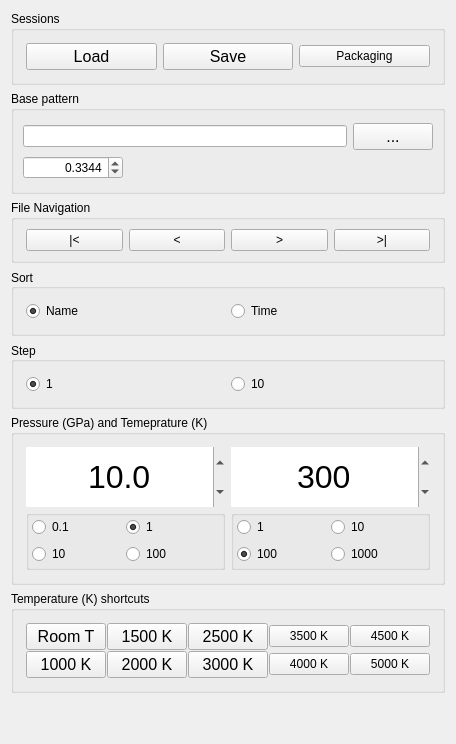
      <widget class="QWidget" name="tab_Main">
       <attribute name="title">
        <string>Main</string>
       </attribute>
       <layout class="QVBoxLayout" name="verticalLayout">
        <item>
         <widget class="QGroupBox" name="groupBox_2">
          <property name="sizePolicy">
           <sizepolicy hsizetype="Preferred" vsizetype="Fixed">
            <horstretch>0</horstretch>
            <verstretch>0</verstretch>
           </sizepolicy>
          </property>
          <property name="title">
           <string>Sessions</string>
          </property>
          <property name="flat">
           <bool>true</bool>
          </property>
          <layout class="QHBoxLayout" name="horizontalLayout_2">
           <property name="leftMargin">
            <number>12</number>
           </property>
           <property name="topMargin">
            <number>12</number>
           </property>
           <property name="rightMargin">
            <number>12</number>
           </property>
           <property name="bottomMargin">
            <number>12</number>
           </property>
           <item>
            <widget class="QPushButton" name="pushButton_LoadSession">
             <property name="sizePolicy">
              <sizepolicy hsizetype="Minimum" vsizetype="Fixed">
               <horstretch>0</horstretch>
               <verstretch>0</verstretch>
              </sizepolicy>
             </property>
             <property name="font">
              <font>
               <family>Helvetica</family>
               <pointsize>12</pointsize>
               <weight>50</weight>
               <italic>false</italic>
               <bold>false</bold>
              </font>
             </property>
             <property name="text">
              <string>Load</string>
             </property>
            </widget>
           </item>
           <item>
            <widget class="QPushButton" name="pushButton_SaveSession">
             <property name="sizePolicy">
              <sizepolicy hsizetype="Minimum" vsizetype="Fixed">
               <horstretch>0</horstretch>
               <verstretch>0</verstretch>
              </sizepolicy>
             </property>
             <property name="font">
              <font>
               <family>Helvetica</family>
               <pointsize>12</pointsize>
               <weight>50</weight>
               <italic>false</italic>
               <bold>false</bold>
              </font>
             </property>
             <property name="text">
              <string>Save</string>
             </property>
            </widget>
           </item>
           <item>
            <widget class="QPushButton" name="pushButton_ZipSession">
             <property name="sizePolicy">
              <sizepolicy hsizetype="Minimum" vsizetype="Fixed">
               <horstretch>0</horstretch>
               <verstretch>0</verstretch>
              </sizepolicy>
             </property>
             <property name="text">
              <string>Packaging</string>
             </property>
            </widget>
           </item>
          </layout>
         </widget>
        </item>
        <item>
         <widget class="QGroupBox" name="groupBox_4">
          <property name="sizePolicy">
           <sizepolicy hsizetype="Preferred" vsizetype="Fixed">
            <horstretch>0</horstretch>
            <verstretch>0</verstretch>
           </sizepolicy>
          </property>
          <property name="minimumSize">
           <size>
            <width>0</width>
            <height>0</height>
           </size>
          </property>
          <property name="maximumSize">
           <size>
            <width>16777215</width>
            <height>16777215</height>
           </size>
          </property>
          <property name="baseSize">
           <size>
            <width>250</width>
            <height>0</height>
           </size>
          </property>
          <property name="title">
           <string>Base pattern</string>
          </property>
          <property name="flat">
           <bool>true</bool>
          </property>
          <layout class="QGridLayout" name="gridLayout_15">
           <property name="topMargin">
            <number>12</number>
           </property>
           <property name="bottomMargin">
            <number>12</number>
           </property>
           <item row="0" column="0">
            <widget class="QLineEdit" name="lineEdit_DiffractionPatternFileName">
             <property name="cursorPosition">
              <number>0</number>
             </property>
             <property name="clearButtonEnabled">
              <bool>false</bool>
             </property>
            </widget>
           </item>
           <item row="0" column="1">
            <widget class="QPushButton" name="pushButton_NewBasePtn">
             <property name="sizePolicy">
              <sizepolicy hsizetype="Minimum" vsizetype="Fixed">
               <horstretch>0</horstretch>
               <verstretch>0</verstretch>
              </sizepolicy>
             </property>
             <property name="minimumSize">
              <size>
               <width>10</width>
               <height>0</height>
              </size>
             </property>
             <property name="maximumSize">
              <size>
               <width>16777215</width>
               <height>16777215</height>
              </size>
             </property>
             <property name="baseSize">
              <size>
               <width>200</width>
               <height>0</height>
              </size>
             </property>
             <property name="font">
              <font>
               <family>Helvetica</family>
               <pointsize>12</pointsize>
               <weight>50</weight>
               <italic>false</italic>
               <bold>false</bold>
              </font>
             </property>
             <property name="toolTip">
              <string extracomment="Select base diffraction pattern"/>
             </property>
             <property name="whatsThis">
              <string/>
             </property>
             <property name="text">
              <string>...</string>
             </property>
            </widget>
           </item>
           <item row="1" column="0">
            <widget class="QDoubleSpinBox" name="doubleSpinBox_SetWavelength">
             <property name="sizePolicy">
              <sizepolicy hsizetype="Fixed" vsizetype="Fixed">
               <horstretch>0</horstretch>
               <verstretch>0</verstretch>
              </sizepolicy>
             </property>
             <property name="minimumSize">
              <size>
               <width>100</width>
               <height>0</height>
              </size>
             </property>
             <property name="focusPolicy">
              <enum>Qt::StrongFocus</enum>
             </property>
             <property name="layoutDirection">
              <enum>Qt::LeftToRight</enum>
             </property>
             <property name="alignment">
              <set>Qt::AlignRight|Qt::AlignTrailing|Qt::AlignVCenter</set>
             </property>
             <property name="decimals">
              <number>4</number>
             </property>
             <property name="singleStep">
              <double>0.000100000000000</double>
             </property>
             <property name="value">
              <double>0.334400000000000</double>
             </property>
            </widget>
           </item>
          </layout>
         </widget>
        </item>
        <item>
         <widget class="QGroupBox" name="groupBox_24">
          <property name="sizePolicy">
           <sizepolicy hsizetype="Preferred" vsizetype="Fixed">
            <horstretch>0</horstretch>
            <verstretch>0</verstretch>
           </sizepolicy>
          </property>
          <property name="title">
           <string>File Navigation</string>
          </property>
          <property name="flat">
           <bool>true</bool>
          </property>
          <layout class="QGridLayout" name="gridLayout_4">
           <property name="leftMargin">
            <number>12</number>
           </property>
           <property name="rightMargin">
            <number>12</number>
           </property>
           <item row="0" column="0">
            <widget class="QPushButton" name="pushButton_FirstBasePtn">
             <property name="sizePolicy">
              <sizepolicy hsizetype="Preferred" vsizetype="Fixed">
               <horstretch>0</horstretch>
               <verstretch>0</verstretch>
              </sizepolicy>
             </property>
             <property name="minimumSize">
              <size>
               <width>0</width>
               <height>0</height>
              </size>
             </property>
             <property name="maximumSize">
              <size>
               <width>1000000</width>
               <height>16777215</height>
              </size>
             </property>
             <property name="text">
              <string>|&lt;</string>
             </property>
            </widget>
           </item>
           <item row="0" column="1">
            <widget class="QPushButton" name="pushButton_PrevBasePtn">
             <property name="sizePolicy">
              <sizepolicy hsizetype="Preferred" vsizetype="Fixed">
               <horstretch>0</horstretch>
               <verstretch>0</verstretch>
              </sizepolicy>
             </property>
             <property name="minimumSize">
              <size>
               <width>0</width>
               <height>0</height>
              </size>
             </property>
             <property name="maximumSize">
              <size>
               <width>100000</width>
               <height>100000</height>
              </size>
             </property>
             <property name="text">
              <string>&lt;</string>
             </property>
            </widget>
           </item>
           <item row="0" column="2">
            <widget class="QPushButton" name="pushButton_NextBasePtn">
             <property name="sizePolicy">
              <sizepolicy hsizetype="Preferred" vsizetype="Fixed">
               <horstretch>0</horstretch>
               <verstretch>0</verstretch>
              </sizepolicy>
             </property>
             <property name="minimumSize">
              <size>
               <width>0</width>
               <height>0</height>
              </size>
             </property>
             <property name="maximumSize">
              <size>
               <width>100000</width>
               <height>100000</height>
              </size>
             </property>
             <property name="text">
              <string>&gt;</string>
             </property>
            </widget>
           </item>
           <item row="0" column="3">
            <widget class="QPushButton" name="pushButton_LastBasePtn">
             <property name="sizePolicy">
              <sizepolicy hsizetype="Preferred" vsizetype="Fixed">
               <horstretch>0</horstretch>
               <verstretch>0</verstretch>
              </sizepolicy>
             </property>
             <property name="minimumSize">
              <size>
               <width>0</width>
               <height>0</height>
              </size>
             </property>
             <property name="maximumSize">
              <size>
               <width>1000000</width>
               <height>16777215</height>
              </size>
             </property>
             <property name="text">
              <string>&gt;|</string>
             </property>
            </widget>
           </item>
          </layout>
         </widget>
        </item>
        <item>
         <widget class="QGroupBox" name="groupBox_23">
          <property name="sizePolicy">
           <sizepolicy hsizetype="Preferred" vsizetype="Fixed">
            <horstretch>0</horstretch>
            <verstretch>0</verstretch>
           </sizepolicy>
          </property>
          <property name="minimumSize">
           <size>
            <width>0</width>
            <height>0</height>
           </size>
          </property>
          <property name="layoutDirection">
           <enum>Qt::LeftToRight</enum>
          </property>
          <property name="title">
           <string>Sort</string>
          </property>
          <property name="alignment">
           <set>Qt::AlignLeading|Qt::AlignLeft|Qt::AlignVCenter</set>
          </property>
          <property name="flat">
           <bool>true</bool>
          </property>
          <layout class="QHBoxLayout" name="horizontalLayout_6">
           <property name="spacing">
            <number>-1</number>
           </property>
           <property name="leftMargin">
            <number>12</number>
           </property>
           <property name="topMargin">
            <number>12</number>
           </property>
           <property name="rightMargin">
            <number>12</number>
           </property>
           <property name="bottomMargin">
            <number>12</number>
           </property>
           <item>
            <widget class="QRadioButton" name="radioButton_SortbyNme">
             <property name="maximumSize">
              <size>
               <width>16777215</width>
               <height>16777215</height>
              </size>
             </property>
             <property name="text">
              <string>Name</string>
             </property>
             <property name="checked">
              <bool>true</bool>
             </property>
            </widget>
           </item>
           <item>
            <widget class="QRadioButton" name="radioButton_SortbyTime">
             <property name="sizePolicy">
              <sizepolicy hsizetype="Minimum" vsizetype="Fixed">
               <horstretch>0</horstretch>
               <verstretch>0</verstretch>
              </sizepolicy>
             </property>
             <property name="maximumSize">
              <size>
               <width>16777215</width>
               <height>16777215</height>
              </size>
             </property>
             <property name="text">
              <string>Time</string>
             </property>
            </widget>
           </item>
          </layout>
         </widget>
        </item>
        <item>
         <widget class="QGroupBox" name="groupBox_14">
          <property name="sizePolicy">
           <sizepolicy hsizetype="Preferred" vsizetype="Fixed">
            <horstretch>0</horstretch>
            <verstretch>0</verstretch>
           </sizepolicy>
          </property>
          <property name="minimumSize">
           <size>
            <width>0</width>
            <height>0</height>
           </size>
          </property>
          <property name="title">
           <string>Step</string>
          </property>
          <property name="alignment">
           <set>Qt::AlignLeading|Qt::AlignLeft|Qt::AlignVCenter</set>
          </property>
          <property name="flat">
           <bool>true</bool>
          </property>
          <layout class="QHBoxLayout" name="horizontalLayout_5">
           <property name="spacing">
            <number>-1</number>
           </property>
           <property name="leftMargin">
            <number>12</number>
           </property>
           <property name="topMargin">
            <number>12</number>
           </property>
           <property name="rightMargin">
            <number>12</number>
           </property>
           <property name="bottomMargin">
            <number>12</number>
           </property>
           <item>
            <widget class="QRadioButton" name="radioButton_FileStep1">
             <property name="sizePolicy">
              <sizepolicy hsizetype="Minimum" vsizetype="Fixed">
               <horstretch>0</horstretch>
               <verstretch>0</verstretch>
              </sizepolicy>
             </property>
             <property name="text">
              <string>1</string>
             </property>
             <property name="checked">
              <bool>true</bool>
             </property>
            </widget>
           </item>
           <item>
            <widget class="QRadioButton" name="radioButton_FileStep10">
             <property name="sizePolicy">
              <sizepolicy hsizetype="Minimum" vsizetype="Fixed">
               <horstretch>0</horstretch>
               <verstretch>0</verstretch>
              </sizepolicy>
             </property>
             <property name="text">
              <string>10</string>
             </property>
            </widget>
           </item>
          </layout>
         </widget>
        </item>
        <item>
         <widget class="QGroupBox" name="groupBox">
          <property name="sizePolicy">
           <sizepolicy hsizetype="Preferred" vsizetype="Fixed">
            <horstretch>0</horstretch>
            <verstretch>0</verstretch>
           </sizepolicy>
          </property>
          <property name="autoFillBackground">
           <bool>false</bool>
          </property>
          <property name="title">
           <string>Pressure (GPa) and Temeprature (K)</string>
          </property>
          <property name="flat">
           <bool>true</bool>
          </property>
          <layout class="QGridLayout" name="gridLayout_10">
           <property name="leftMargin">
            <number>12</number>
           </property>
           <property name="topMargin">
            <number>12</number>
           </property>
           <property name="rightMargin">
            <number>12</number>
           </property>
           <property name="bottomMargin">
            <number>12</number>
           </property>
           <property name="horizontalSpacing">
            <number>-1</number>
           </property>
           <property name="verticalSpacing">
            <number>3</number>
           </property>
           <item row="1" column="0">
            <widget class="QDoubleSpinBox" name="doubleSpinBox_Pressure">
             <property name="sizePolicy">
              <sizepolicy hsizetype="Minimum" vsizetype="Fixed">
               <horstretch>0</horstretch>
               <verstretch>0</verstretch>
              </sizepolicy>
             </property>
             <property name="minimumSize">
              <size>
               <width>0</width>
               <height>60</height>
              </size>
             </property>
             <property name="sizeIncrement">
              <size>
               <width>0</width>
               <height>0</height>
              </size>
             </property>
             <property name="baseSize">
              <size>
               <width>0</width>
               <height>0</height>
              </size>
             </property>
             <property name="font">
              <font>
               <family>Helvetica</family>
               <pointsize>24</pointsize>
               <weight>9</weight>
               <italic>false</italic>
               <bold>false</bold>
              </font>
             </property>
             <property name="focusPolicy">
              <enum>Qt::StrongFocus</enum>
             </property>
             <property name="styleSheet">
              <string notr="true">font: 75 24pt &quot;Helvetica&quot;;</string>
             </property>
             <property name="frame">
              <bool>false</bool>
             </property>
             <property name="alignment">
              <set>Qt::AlignCenter</set>
             </property>
             <property name="buttonSymbols">
              <enum>QAbstractSpinBox::UpDownArrows</enum>
             </property>
             <property name="decimals">
              <number>1</number>
             </property>
             <property name="maximum">
              <double>1000.000000000000000</double>
             </property>
             <property name="value">
              <double>10.000000000000000</double>
             </property>
            </widget>
           </item>
           <item row="1" column="1">
            <widget class="QDoubleSpinBox" name="doubleSpinBox_Temperature">
             <property name="sizePolicy">
              <sizepolicy hsizetype="Minimum" vsizetype="Fixed">
               <horstretch>0</horstretch>
               <verstretch>0</verstretch>
              </sizepolicy>
             </property>
             <property name="minimumSize">
              <size>
               <width>0</width>
               <height>60</height>
              </size>
             </property>
             <property name="baseSize">
              <size>
               <width>0</width>
               <height>50</height>
              </size>
             </property>
             <property name="font">
              <font>
               <family>Helvetica</family>
               <pointsize>24</pointsize>
               <weight>9</weight>
               <italic>false</italic>
               <bold>false</bold>
              </font>
             </property>
             <property name="focusPolicy">
              <enum>Qt::StrongFocus</enum>
             </property>
             <property name="layoutDirection">
              <enum>Qt::LeftToRight</enum>
             </property>
             <property name="autoFillBackground">
              <bool>false</bool>
             </property>
             <property name="styleSheet">
              <string notr="true">font: 75 24pt &quot;Helvetica&quot;;</string>
             </property>
             <property name="frame">
              <bool>false</bool>
             </property>
             <property name="alignment">
              <set>Qt::AlignCenter</set>
             </property>
             <property name="buttonSymbols">
              <enum>QAbstractSpinBox::UpDownArrows</enum>
             </property>
             <property name="decimals">
              <number>0</number>
             </property>
             <property name="maximum">
              <double>10000.000000000000000</double>
             </property>
             <property name="singleStep">
              <double>100.000000000000000</double>
             </property>
             <property name="value">
              <double>300.000000000000000</double>
             </property>
            </widget>
           </item>
           <item row="2" column="0">
            <widget class="QGroupBox" name="groupBox_16">
             <property name="sizePolicy">
              <sizepolicy hsizetype="Preferred" vsizetype="Minimum">
               <horstretch>0</horstretch>
               <verstretch>0</verstretch>
              </sizepolicy>
             </property>
             <property name="minimumSize">
              <size>
               <width>0</width>
               <height>60</height>
              </size>
             </property>
             <property name="title">
              <string/>
             </property>
             <layout class="QGridLayout" name="gridLayout_9">
              <property name="leftMargin">
               <number>3</number>
              </property>
              <property name="topMargin">
               <number>0</number>
              </property>
              <property name="rightMargin">
               <number>3</number>
              </property>
              <property name="bottomMargin">
               <number>0</number>
              </property>
              <property name="horizontalSpacing">
               <number>1</number>
              </property>
              <property name="verticalSpacing">
               <number>-1</number>
              </property>
              <item row="1" column="0">
               <widget class="QRadioButton" name="radioButton_P10">
                <property name="text">
                 <string>10</string>
                </property>
               </widget>
              </item>
              <item row="1" column="1">
               <widget class="QRadioButton" name="radioButton_P100">
                <property name="text">
                 <string>100</string>
                </property>
               </widget>
              </item>
              <item row="0" column="0">
               <widget class="QRadioButton" name="radioButton_P01">
                <property name="text">
                 <string>0.1</string>
                </property>
               </widget>
              </item>
              <item row="0" column="1">
               <widget class="QRadioButton" name="radioButton_P1">
                <property name="text">
                 <string>1</string>
                </property>
                <property name="checked">
                 <bool>true</bool>
                </property>
               </widget>
              </item>
             </layout>
            </widget>
           </item>
           <item row="2" column="1">
            <widget class="QGroupBox" name="groupBox_17">
             <property name="sizePolicy">
              <sizepolicy hsizetype="Preferred" vsizetype="Minimum">
               <horstretch>0</horstretch>
               <verstretch>0</verstretch>
              </sizepolicy>
             </property>
             <property name="minimumSize">
              <size>
               <width>0</width>
               <height>60</height>
              </size>
             </property>
             <property name="title">
              <string/>
             </property>
             <layout class="QGridLayout" name="gridLayout_7">
              <property name="leftMargin">
               <number>3</number>
              </property>
              <property name="topMargin">
               <number>0</number>
              </property>
              <property name="rightMargin">
               <number>3</number>
              </property>
              <property name="bottomMargin">
               <number>0</number>
              </property>
              <property name="horizontalSpacing">
               <number>1</number>
              </property>
              <item row="0" column="0">
               <widget class="QRadioButton" name="radioButton_T1">
                <property name="text">
                 <string>1</string>
                </property>
               </widget>
              </item>
              <item row="0" column="1">
               <widget class="QRadioButton" name="radioButton_T10">
                <property name="text">
                 <string>10</string>
                </property>
               </widget>
              </item>
              <item row="1" column="0">
               <widget class="QRadioButton" name="radioButton_T100">
                <property name="text">
                 <string>100</string>
                </property>
                <property name="checked">
                 <bool>true</bool>
                </property>
               </widget>
              </item>
              <item row="1" column="1">
               <widget class="QRadioButton" name="radioButton_T1000">
                <property name="text">
                 <string>1000</string>
                </property>
               </widget>
              </item>
             </layout>
            </widget>
           </item>
          </layout>
         </widget>
        </item>
        <item>
         <widget class="QGroupBox" name="groupBox_11">
          <property name="sizePolicy">
           <sizepolicy hsizetype="Preferred" vsizetype="Fixed">
            <horstretch>0</horstretch>
            <verstretch>0</verstretch>
           </sizepolicy>
          </property>
          <property name="title">
           <string>Temperature (K) shortcuts</string>
          </property>
          <property name="flat">
           <bool>true</bool>
          </property>
          <layout class="QGridLayout" name="gridLayout_6">
           <property name="leftMargin">
            <number>12</number>
           </property>
           <property name="topMargin">
            <number>12</number>
           </property>
           <property name="rightMargin">
            <number>12</number>
           </property>
           <property name="bottomMargin">
            <number>12</number>
           </property>
           <property name="spacing">
            <number>1</number>
           </property>
           <item row="0" column="0">
            <widget class="QPushButton" name="pushButton_RoomT">
             <property name="sizePolicy">
              <sizepolicy hsizetype="Preferred" vsizetype="Fixed">
               <horstretch>0</horstretch>
               <verstretch>0</verstretch>
              </sizepolicy>
             </property>
             <property name="minimumSize">
              <size>
               <width>60</width>
               <height>0</height>
              </size>
             </property>
             <property name="font">
              <font>
               <family>Helvetica</family>
               <pointsize>12</pointsize>
               <weight>50</weight>
               <italic>false</italic>
               <bold>false</bold>
              </font>
             </property>
             <property name="text">
              <string>Room T</string>
             </property>
            </widget>
           </item>
           <item row="1" column="0">
            <widget class="QPushButton" name="pushButton_1000K">
             <property name="sizePolicy">
              <sizepolicy hsizetype="Preferred" vsizetype="Fixed">
               <horstretch>0</horstretch>
               <verstretch>0</verstretch>
              </sizepolicy>
             </property>
             <property name="minimumSize">
              <size>
               <width>0</width>
               <height>0</height>
              </size>
             </property>
             <property name="font">
              <font>
               <family>Helvetica</family>
               <pointsize>12</pointsize>
               <weight>50</weight>
               <italic>false</italic>
               <bold>false</bold>
              </font>
             </property>
             <property name="text">
              <string>1000 K</string>
             </property>
            </widget>
           </item>
           <item row="0" column="3">
            <widget class="QPushButton" name="pushButton_3500K">
             <property name="text">
              <string>3500 K</string>
             </property>
            </widget>
           </item>
           <item row="1" column="3">
            <widget class="QPushButton" name="pushButton_4000K">
             <property name="text">
              <string>4000 K</string>
             </property>
            </widget>
           </item>
           <item row="0" column="1">
            <widget class="QPushButton" name="pushButton_1500K">
             <property name="sizePolicy">
              <sizepolicy hsizetype="Preferred" vsizetype="Fixed">
               <horstretch>0</horstretch>
               <verstretch>0</verstretch>
              </sizepolicy>
             </property>
             <property name="minimumSize">
              <size>
               <width>0</width>
               <height>0</height>
              </size>
             </property>
             <property name="font">
              <font>
               <family>Helvetica</family>
               <pointsize>12</pointsize>
               <weight>50</weight>
               <italic>false</italic>
               <bold>false</bold>
              </font>
             </property>
             <property name="text">
              <string>1500 K</string>
             </property>
            </widget>
           </item>
           <item row="1" column="1">
            <widget class="QPushButton" name="pushButton_2000K">
             <property name="sizePolicy">
              <sizepolicy hsizetype="Preferred" vsizetype="Fixed">
               <horstretch>0</horstretch>
               <verstretch>0</verstretch>
              </sizepolicy>
             </property>
             <property name="minimumSize">
              <size>
               <width>0</width>
               <height>0</height>
              </size>
             </property>
             <property name="maximumSize">
              <size>
               <width>16777215</width>
               <height>16777215</height>
              </size>
             </property>
             <property name="font">
              <font>
               <family>Helvetica</family>
               <pointsize>12</pointsize>
               <weight>50</weight>
               <italic>false</italic>
               <bold>false</bold>
              </font>
             </property>
             <property name="text">
              <string>2000 K</string>
             </property>
            </widget>
           </item>
           <item row="0" column="2">
            <widget class="QPushButton" name="pushButton_2500K">
             <property name="sizePolicy">
              <sizepolicy hsizetype="Preferred" vsizetype="Fixed">
               <horstretch>0</horstretch>
               <verstretch>0</verstretch>
              </sizepolicy>
             </property>
             <property name="minimumSize">
              <size>
               <width>0</width>
               <height>0</height>
              </size>
             </property>
             <property name="font">
              <font>
               <family>Helvetica</family>
               <pointsize>12</pointsize>
               <weight>50</weight>
               <italic>false</italic>
               <bold>false</bold>
              </font>
             </property>
             <property name="text">
              <string>2500 K</string>
             </property>
            </widget>
           </item>
           <item row="1" column="2">
            <widget class="QPushButton" name="pushButton_3000K">
             <property name="sizePolicy">
              <sizepolicy hsizetype="Preferred" vsizetype="Fixed">
               <horstretch>0</horstretch>
               <verstretch>0</verstretch>
              </sizepolicy>
             </property>
             <property name="minimumSize">
              <size>
               <width>0</width>
               <height>0</height>
              </size>
             </property>
             <property name="font">
              <font>
               <family>Helvetica</family>
               <pointsize>12</pointsize>
               <weight>50</weight>
               <italic>false</italic>
               <bold>false</bold>
              </font>
             </property>
             <property name="text">
              <string>3000 K</string>
             </property>
            </widget>
           </item>
           <item row="1" column="4">
            <widget class="QPushButton" name="pushButton_5000K">
             <property name="text">
              <string>5000 K</string>
             </property>
            </widget>
           </item>
           <item row="0" column="4">
            <widget class="QPushButton" name="pushButton_4500K">
             <property name="text">
              <string>4500 K</string>
             </property>
            </widget>
           </item>
          </layout>
         </widget>
        </item>
        <item>
         <spacer name="verticalSpacer_5">
          <property name="orientation">
           <enum>Qt::Vertical</enum>
          </property>
          <property name="sizeHint" stdset="0">
           <size>
            <width>20</width>
            <height>40</height>
           </size>
          </property>
         </spacer>
        </item>
       </layout>
      </widget>
